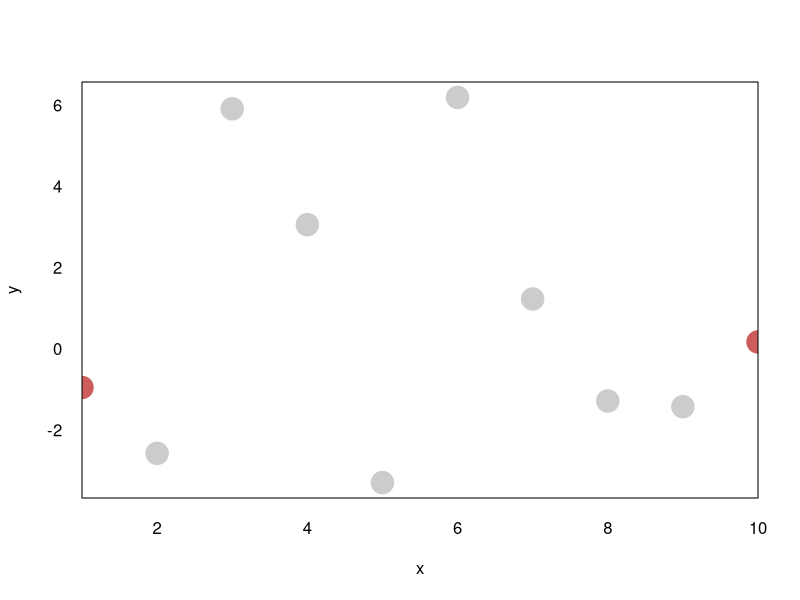
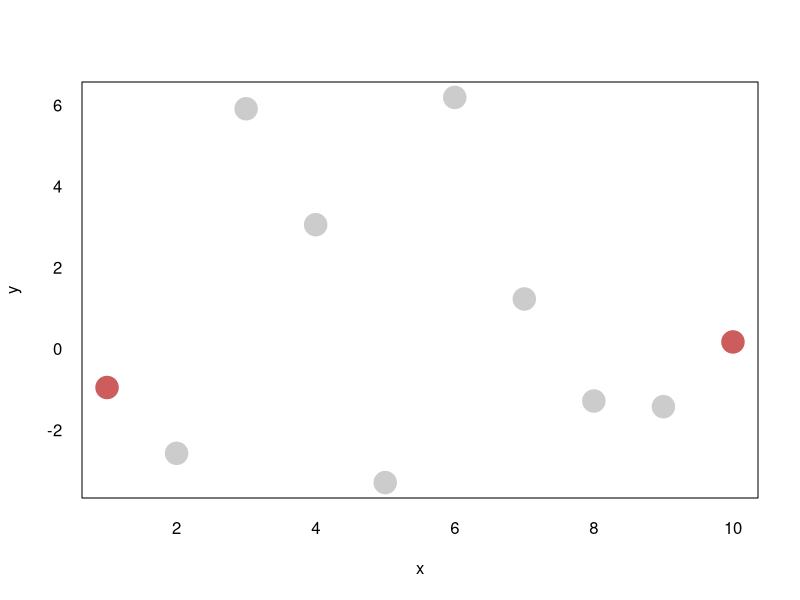
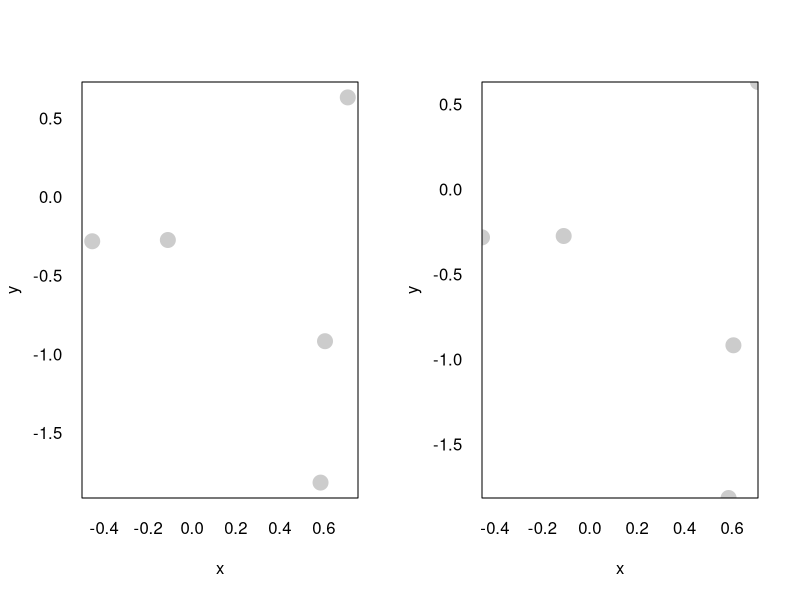

Write R code to recreate these figures, in order.
## ---- chunk 1
#| echo: false
plot <- function(..., pch = 19, col = "grey80", cex = 2) {
  base::plot(..., col = col, pch = pch, cex = cex, xaxt = 'n', yaxt = 'n')
  axis(1, tick = FALSE)
  axis(2, tick = FALSE, las = 1)
}

## ---- chunk 2
#| out-width: 800px
#| fig-align: 'center'
x <- 1:10
y <- rnorm(10, 0, 5)
col <- ifelse(1:10 %in% c(1, 10), "indianred", "grey80")

plot(x, y, col = col, cex = 3, xaxs = "i")
## ---- chunk 3
#| out-width: 800px
#| fig-align: 'center'
# By default, the plot() function automatically expands the x- and y-axis
# scale limits by approximately 4% on each end, see `xaxs` in ?graphics::par
plot(x, y, col = col, cex = 3)
## ---- chunk 4
#| fig-height: 4
#| fig-cap: "Expanding axes. By default, axes in base R `plot()` function are expanded 4% beyond the range of the data (left). Otherwise, datapoints on the limits of their respective scales end up overlapping with the plot borders (right)."

set.seed(12345)
x <- rnorm(5)
y <- rnorm(5)

par(mfrow = c(1, 2))
plot(x, y) 
plot(x, y, xaxs = 'i', yaxs = 'i') 
## ---- chunk 5
#| echo: false

tab <- data.frame(
  Zero = c(0.05, 0.05, -0.5),
  One = c(0.95, 1.05, 1.5),
  Effect = c("Expands the margins by ~5% (actually 5.555...% since 0.05 / 0.9 = 0.0555...)",
             "Shifts the expanse 'up' by 5% (e.g. moves x-axis 5% right)",
             "Zooms into the middle 50% of the expanse (25 percentile goes to 0 and 75th to one)")
)


knitr::kable(tab)
